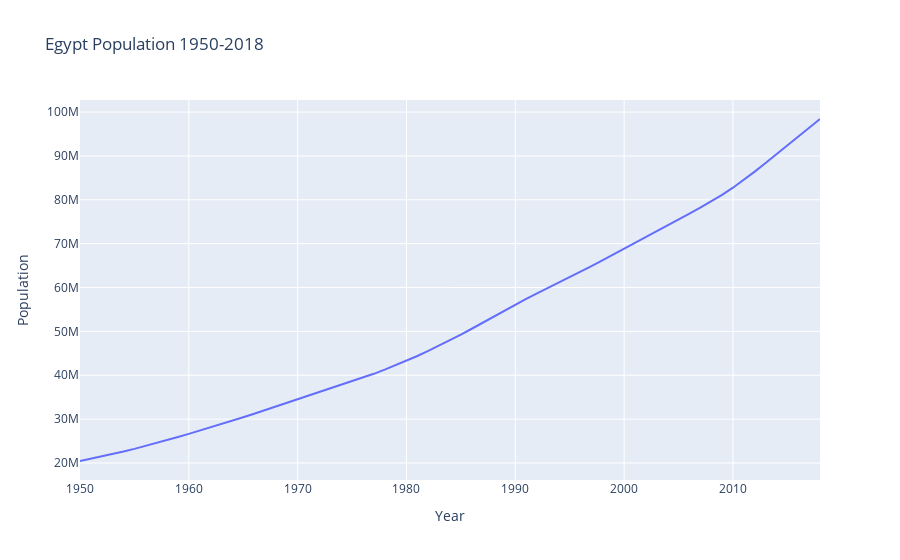

Notebook cell for this chart:
### Markdown cell above
## Visualizing Population

### Code cell
fig = px.line(x=data['Year'], y=data['Total'], title='Egypt Population 1950-2018', labels={'x':'Year', 'y':'Population'})

fig.show()
